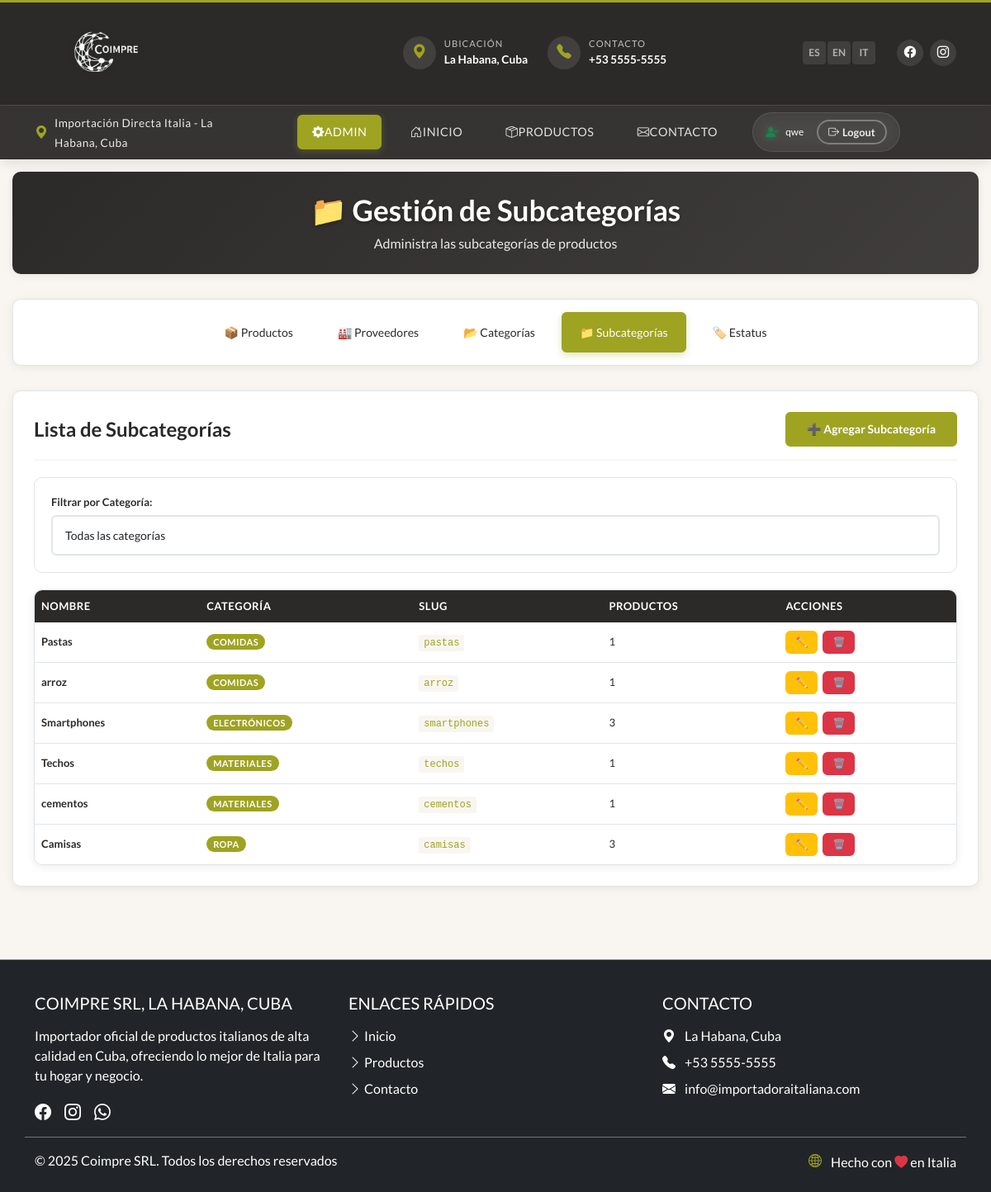
The app's page /productos/admin/subcategorias/ (signed in) with its own data.
### productos/models.py (models this page shows, shortened)
class Subcategory(models.Model):
    name = models.CharField(max_length=120, verbose_name="Nombre")
    slug = models.SlugField(unique=True, blank=True)
    category = models.ForeignKey(Category, on_delete=models.CASCADE, related_name="subcategories", verbose_name="Categoría")
    def count_productos(self):
        """Cuenta los productos activos de la subcategoría"""
        return self.productos_asociados.count()
    count_productos.short_description = "Productos Activos"
    class Meta:
        verbose_name = "Subcategoría"
        verbose_name_plural = "Subcategorías"

class Category(models.Model):
    name = models.CharField(max_length=120, verbose_name="Nombre")
    slug = models.SlugField(unique=True, blank=True)
    def count_subcategorias(self):
        """Cuenta las subcategorías de la categoría"""
        return self.subcategorias_asociadas.count()
    count_subcategorias.short_description = "Subcategorías"
    class Meta:
        verbose_name = "Categoría"
        verbose_name_plural = "Categorías"

### productos/views.py (the view)
    def wrapper(request, *args, **kwargs):
        if not request.user.is_authenticated:
            messages.warning(request, 'Debes iniciar sesión para acceder a esta página.')
            return redirect('productos:secret_login')
        if not is_staff_user(request.user):
            messages.error(request, 'No tienes permisos para acceder a esta página.')
            raise Http404("Página no encontrada")
        return view_func(request, *args, **kwargs)

### productos/templates/productos/manage_subcategories.html (shortened to what this page needs)
{% extends 'coimpres_cuba/base.html' %}
{% load static %}
{% block extra_css %}
<link rel="stylesheet" href="{% static 'css/admin.css' %}">
{% endblock %}
{% block content %}
<div class="admin-container">
    <div class="admin-header">
        <h1>📁 Gestión de Subcategorías</h1>
        <p>Administra las subcategorías de productos</p>
    </div>
    <div class="admin-nav">
        <a href="{% url 'productos:admin_panel' %}" class="nav-link">📦 Productos</a>
        <a href="{% url 'productos:manage_proveedores' %}" class="nav-link">🏭 Proveedores</a>
        <a href="{% url 'productos:manage_categories' %}" class="nav-link">📂 Categorías</a>
        <a href="{% url 'productos:manage_subcategories' %}" class="nav-link active">📁 Subcategorías</a>
        <a href="{% url 'productos:manage_estatus' %}" class="nav-link">🏷️ Estatus</a>
    </div>
    <div class="admin-section">
        <div class="section-header">
            <h2>Lista de Subcategorías</h2>
            <button class="btn btn-primary" onclick="showAddForm()">➕ Agregar Subcategoría</button>
        </div>
        <div class="filter-section">
            <form method="get" class="filter-form">
                <div class="filter-group">
                    <label for="category_filter">Filtrar por Categoría:</label>
                    <select name="category" id="category_filter" class="form-control" onchange="this.form.submit()">
                        <option value="">Todas las categorías</option>
                    </select>
                </div>
            </form>
        </div>
        <div class="table-responsive">
            <table class="admin-table">
                <thead>
                    <tr>
                        <th>Nombre</th>
                        <th>Categoría</th>
                        <th>Slug</th>
                        <th>Productos</th>
                        <th>Acciones</th>
                    </tr>
                </thead>
                <tbody>
                    {% for subcategory in subcategories %}
                    <tr>
                        <td><strong>{{ subcategory.name }}</strong></td>
                        <td><span class="badge badge-primary">{{ subcategory.category.name }}</span></td>
                        <td><code>{{ subcategory.slug }}</code></td>
                        <td>{{ subcategory.product_set.count }}</td>
                        <td>
                            <div class="action-buttons">
                                <a href="{% url 'productos:edit_subcategory' subcategory.pk %}" class="btn btn-sm btn-warning" title="Editar">✏️</a>
                                <button class="btn btn-sm btn-danger" title="Eliminar" data-item-id="{{ subcategory.pk }}" data-item-name="{{ subcategory.name }}" data-item-type="subcategoría" onclick="deleteItem(this.dataset.itemId, this.dataset.itemName, this.dataset.itemType)">🗑️</button>
                            </div>
                        </td>
                    </tr>
                    {% empty %}
                    <tr>
                        <td colspan="5" class="text-center text-muted">No hay subcategorías registradas</td>
                    </tr>
                    {% endfor %}
                </tbody>
            </table>
        </div>
    </div>
</div>
{% endblock %}

### coimpres_cuba/templates/coimpres_cuba/base.html (shortened to what this page needs)
{% load static %}
<!DOCTYPE html>
<html lang="{{ lang }}">
<head>
    <link href="https://cdn.jsdelivr.net/npm/bootstrap@5.3.0/dist/css/bootstrap.min.css" rel="stylesheet">
    <link rel="stylesheet" href="https://cdn.jsdelivr.net/npm/bootstrap-icons@1.11.0/font/bootstrap-icons.css">
    <link rel="stylesheet" href="https://cdnjs.cloudflare.com/ajax/libs/animate.css/4.1.1/animate.min.css">
    <link rel="stylesheet" href="{% static 'css/styles.css' %}">
    <link rel="stylesheet" href="{% static 'css/header.css' %}">
    <link rel="stylesheet" href="{% static 'css/components.css' %}">
    {% block extra_css %}{% endblock %}
</head>
<body>
    <header class="enhanced-header position-relative">
        <div class="container py-0">
            <div class="header-main py-3">
                <div class="row align-items-center">
                    <div class="col-lg-4 col-md-3 col-7">
                        <a class="header-logo-container" href="{% url 'home' %}">
                            <div class="logo-wrapper">
                                <img src="{% static 'img/logo_3.png' %}" alt="Coimpres Cuba Logo" class="logo-img" />
                            </div>
                        </a>
                    </div>
                    <div class="col-lg-5 col-md-6 d-none d-md-block">
                        <div class="header-contact-info d-flex justify-content-center">
                            <div class="contact-info-item me-4">
                                <div class="contact-icon">
                                    <i class="bi bi-geo-alt-fill"></i>
                                </div>
                                <div class="contact-text">
                                    <span class="contact-label">Ubicación</span>
                                    <span class="contact-value">La Habana, Cuba</span>
                                </div>
                            </div>
                            <div class="contact-info-item">
                                <div class="contact-icon">
                                    <i class="bi bi-telephone-fill"></i>
                                </div>
                                <div class="contact-text">
                                    <span class="contact-label">Contacto</span>
                                    <span class="contact-value">+53 5555-5555</span>
                                </div>
                            </div>
                        </div>
                    </div>
                    <div class="col-lg-3 col-md-3 col-5">
                        <div class="header-actions d-flex align-items-center justify-content-end">
                            <div class="language-selector me-3">
                                <div class="btn-group" role="group">
                                    <a href="?lang=es" class="lang-btn {% if lang == 'es' %}active{% endif %}">ES</a>
                                    <a href="?lang=en" class="lang-btn {% if lang == 'en' %}active{% endif %}">EN</a>
                                    <a href="?lang=it" class="lang-btn {% if lang == 'it' %}active{% endif %}">IT</a>
                                </div>
                            </div>
                            <div class="header-social-icons d-none d-lg-flex">
                                <a href="#" class="social-icon-circle" aria-label="Facebook">
                                    <i class="bi bi-facebook"></i>
                                </a>
                                <a href="#" class="social-icon-circle" aria-label="Instagram">
                                    <i class="bi bi-instagram"></i>
                                </a>
                            </div>
                        </div>
                    </div>
                </div>
            </div>
        </div>
        <nav class="enhanced-nav">
            <div class="container">
                <div class="d-flex align-items-center justify-content-between py-2">
                    <div class="location-full d-none d-md-flex align-items-center">
                        <div class="location-icon">
                            <i class="bi bi-geo-alt-fill text-accent me-2"></i>
                        </div>
                        <div>
                            <span class="location-text">Importación Directa Italia - La Habana, Cuba</span>
                        </div>
                    </div>
                    <div class="navbar-collapse collapse-mobile d-lg-flex align-items-center justify-content-center" id="navbarNav">
                        <ul class="navbar-nav d-flex align-items-center">
                            {% if user.is_authenticated and user.is_staff %}
                            <li class="nav-item">
                                <a class="nav-link {% if '/productos/admin/' in request.path %}active{% endif %}" href="{% url 'productos:admin_panel' %}" title="Panel de Administración">
                                    <i class="bi bi-gear-fill"></i> Admin
                                </a>
                            </li>
                            {% endif %}
                            <li class="nav-item">
                                <a class="nav-link {% if request.path == '/' %}active{% endif %}" href="/">
                                    <i class="bi bi-house-door"></i> {{ i18n.home|default:"Inicio" }}
                                </a>
                            </li>
                            <li class="nav-item">
                                <a class="nav-link {% if request.path == '/productos/' %}active{% endif %}" href="/productos/">
                                    <i class="bi bi-box-seam"></i> {{ i18n.products|default:"Productos" }}
                                </a>
                            </li>
                            <li class="nav-item">
                                <a class="nav-link {% if request.path == '/contact/' %}active{% endif %}" href="/contact/">
                                    <i class="bi bi-envelope"></i> {{ i18n.contact|default:"Contacto" }}
                                </a>
                            </li>
                        </ul>
                        {% if user.is_authenticated and user.is_staff %}
                        <div class="navbar-auth-info d-flex align-items-center ms-lg-3">
                            <div class="auth-user-info d-none d-lg-flex align-items-center me-3">
                                <i class="bi bi-person-check-fill text-success me-2"></i>
                                <span class="text-white small">{{ user.get_full_name|default:user.username }}</span>
                            </div>
                            <a href="{% url 'productos:admin_logout' %}" class="btn btn-outline-light btn-sm" title="Cerrar Sesión">
                                <i class="bi bi-box-arrow-right"></i>
                                <span class="d-none d-lg-inline ms-1">Logout</span>
                            </a>
                        </div>
                        {% endif %}
                    </div>
                </div>
            </div>
        </nav>
    </header>
    <main>
        {% block content %}{% endblock %}
    </main>
    <footer class="bg-dark text-white py-4 mt-5">
        <div class="container">
            <div class="row py-3">
                <div class="col-lg-4 col-md-6 mb-4 mb-md-0">
                    <h5 class="text-uppercase mb-3">Coimpre SRL, La Habana, Cuba</h5>
                    <p class="mb-3">{{ i18n.footer_description|default:"Importador oficial de productos italianos de alta calidad en Cuba, ofreciendo lo mejor de Italia para tu hogar y negocio." }}</p>
                    <div class="d-flex social-icons">
                        <a href="#" class="me-3 text-white"><i class="bi bi-facebook fs-5"></i></a>
                        <a href="#" class="me-3 text-white"><i class="bi bi-instagram fs-5"></i></a>
                        <a href="#" class="text-white"><i class="bi bi-whatsapp fs-5"></i></a>
                    </div>
                </div>
                <div class="col-lg-4 col-md-6 mb-4 mb-md-0">
                    <h5 class="text-uppercase mb-3">{{ i18n.quick_links|default:"Enlaces Rápidos" }}</h5>
                    <ul class="list-unstyled">
                        <li class="mb-2"><a href="/" class="text-white text-decoration-none"><i class="bi bi-chevron-right"></i> {{ i18n.home|default:"Inicio" }}</a></li>
                        <li class="mb-2"><a href="{% url 'productos:product_list' %}" class="text-white text-decoration-none"><i class="bi bi-chevron-right"></i> {{ i18n.products|default:"Productos" }}</a></li>
                        <li><a href="/contact/" class="text-white text-decoration-none"><i class="bi bi-chevron-right"></i> {{ i18n.contact|default:"Contacto" }}</a></li>
                    </ul>
                </div>
                <div class="col-lg-4 col-md-6">
                    <h5 class="text-uppercase mb-3">{{ i18n.contact|default:"Contacto" }}</h5>
                    <p class="mb-2"><i class="bi bi-geo-alt-fill me-2"></i> {{ i18n.address|default:"La Habana, Cuba" }}</p>
                    <p class="mb-2"><i class="bi bi-telephone-fill me-2"></i> +53 5555-5555</p>
                    <p class="mb-2"><i class="bi bi-envelope-fill me-2"></i> info@importadoraitaliana.com</p>
                </div>
            </div>
            <div class="row pt-3 border-top border-secondary">
                <div class="col-md-6">
                    <p class="mb-0">&copy; 2025 Coimpre SRL. {{ i18n.rights|default:"Todos los derechos reservados" }}</p>
                </div>
                <div class="col-md-6 text-md-end">
                    <p class="mb-0">
                        <i class="bi bi-globe2 text-accent me-2"></i>
                        <span class="align-middle">{{ i18n.made_with_love|default:"Hecho con" }} <i class="bi bi-heart-fill text-danger"></i> {{ i18n.in_italy|default:"en Italia" }}</span>
                    </p>
                </div>
            </div>
        </div>
    </footer>
  </body>
</html>

### records on screen
Subcategory: name "Pastas", category.name "COMIDAS", slug "pastas", product_set.count "1"
Subcategory: name "arroz", category.name "COMIDAS", slug "arroz", product_set.count "1"
Subcategory: name "Smartphones", category.name "ELECTRÓNICOS", slug "smartphones", product_set.count "3"
Subcategory: name "Techos", category.name "MATERIALES", slug "techos", product_set.count "1"
Subcategory: name "cementos", category.name "MATERIALES", slug "cementos", product_set.count "1"
Subcategory: name "Camisas", category.name "ROPA", slug "camisas", product_set.count "3"

### other values on screen
{{ i18n.home|default:"Inicio" }} "INICIO"
{{ i18n.products|default:"Productos" }} "PRODUCTOS"
{{ i18n.contact|default:"Contacto" }} "CONTACTO"
{{ user.get_full_name|default:user.username }} "qwe"
{{ i18n.quick_links|default:"Enlaces Rápidos" }} "ENLACES RÁPIDOS"
{{ i18n.home|default:"Inicio" }} "Inicio"
{{ i18n.products|default:"Productos" }} "Productos"
{{ i18n.contact|default:"Contacto" }} "Contacto"
{{ i18n.address|default:"La Habana, Cuba" }} "La Habana, Cuba"
{{ i18n.rights|default:"Todos los derechos reservados" }} "Todos los derechos reservados"
{{ i18n.made_with_love|default:"Hecho con" }} "Hecho con"
{{ i18n.in_italy|default:"en Italia" }} "en Italia"
